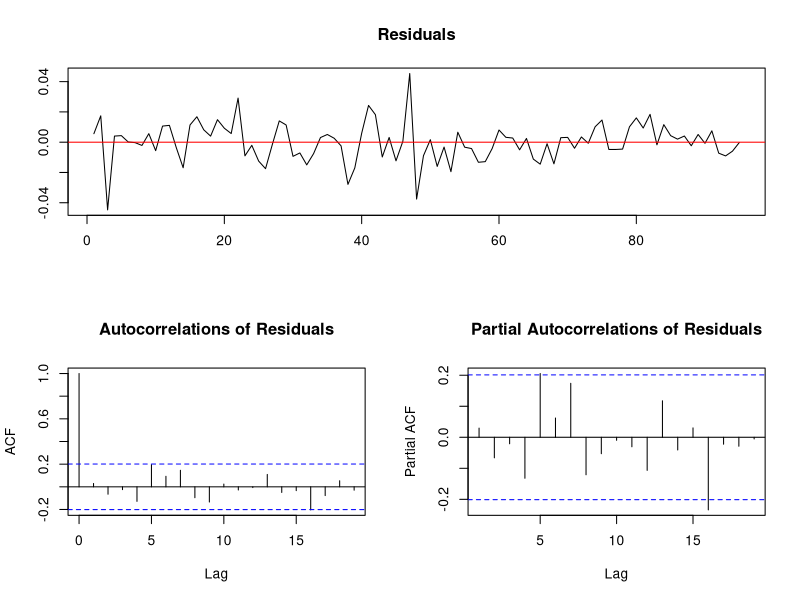
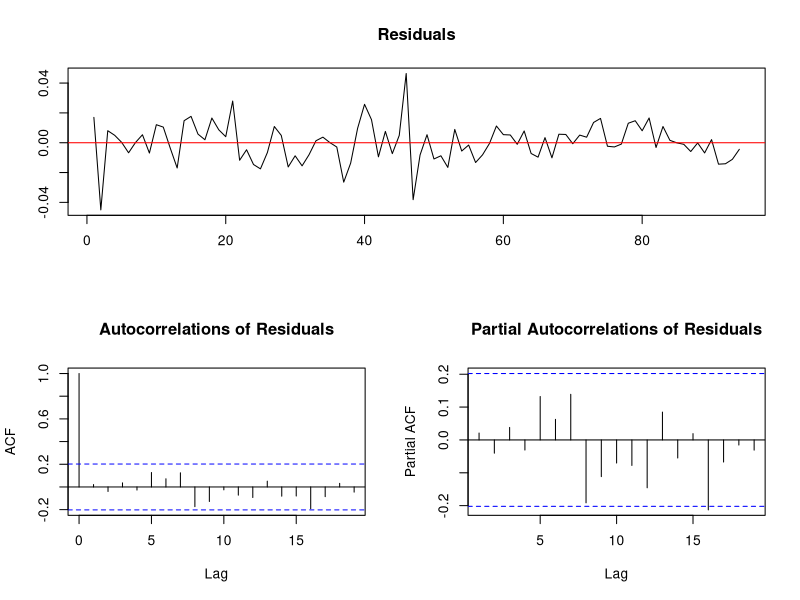

Write the R code that produced these figures, in order.
library(urca)
data(Raotbl3)
attach(Raotbl3)
lc <- ts(lc, start=c(1966,4), end=c(1991,2), frequency=4)
lc.ct <- ur.df(lc, lags=3, type='trend')
plot(lc.ct)
lc.co <- ur.df(lc, lags=3, type='drift')
lc2 <- diff(lc)
lc2.ct <- ur.df(lc2, type='trend', lags=3)
plot(lc2.ct)
